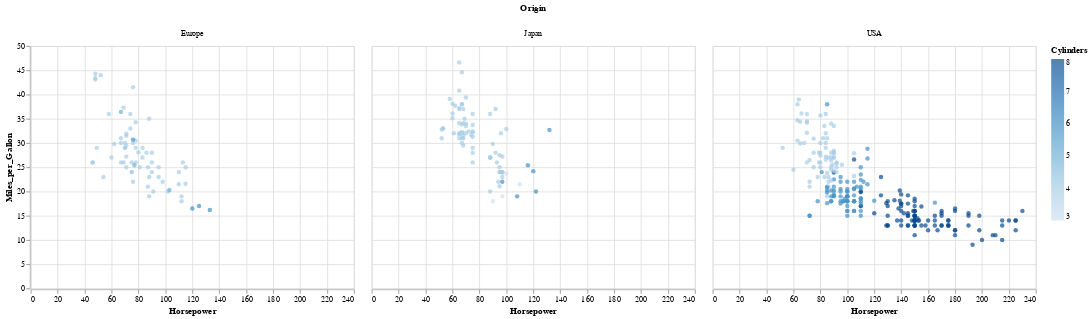

The notebook cell this image was saved under:
### Code cell
scatter1 = alt.Chart(cars).mark_point(filled=True).encode(
    x='Horsepower',
    y='Miles_per_Gallon',
    color='Cylinders:Q',
    column='Origin:N'    
).interactive()

scatter1

### Figure 1 — Vega-Lite specification as saved in the notebook (floating-point values rounded to 4 significant figures; data arrays with more than 128 entries replaced by an {"elided": "..."} marker saying what was removed)
{"config": {"view": {"continuousWidth": 400, "continuousHeight": 300}}, "data": {"name": "data-f02450ab61490a1363517a0190416235"}, "mark": {"type": "point", "filled": true}, "encoding": {"color": {"type": "quantitative", "field": "Cylinders"}, "column": {"type": "nominal", "field": "Origin"}, "x": {"type": "quantitative", "field": "Horsepower"}, "y": {"type": "quantitative", "field": "Miles_per_Gallon"}}, "selection": {"selector003": {"type": "interval", "bind": "scales", "encodings": ["x", "y"]}}, "$schema": "https://vega.github.io/schema/vega-lite/v4.8.1.json", "datasets": {"data-f02450ab61490a1363517a0190416235": {"elided": "406 records"}}}
